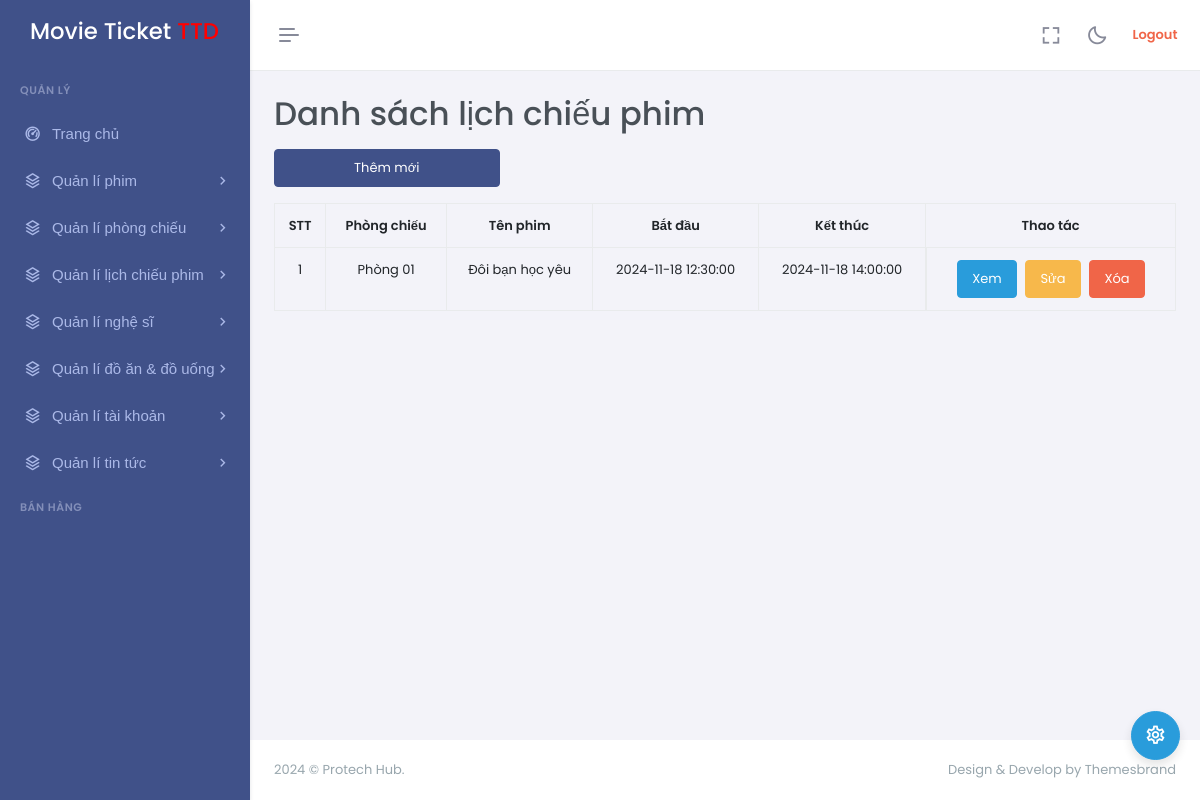
Before: /?mode=admin&action=schedules-list (signed in) with the older database file.
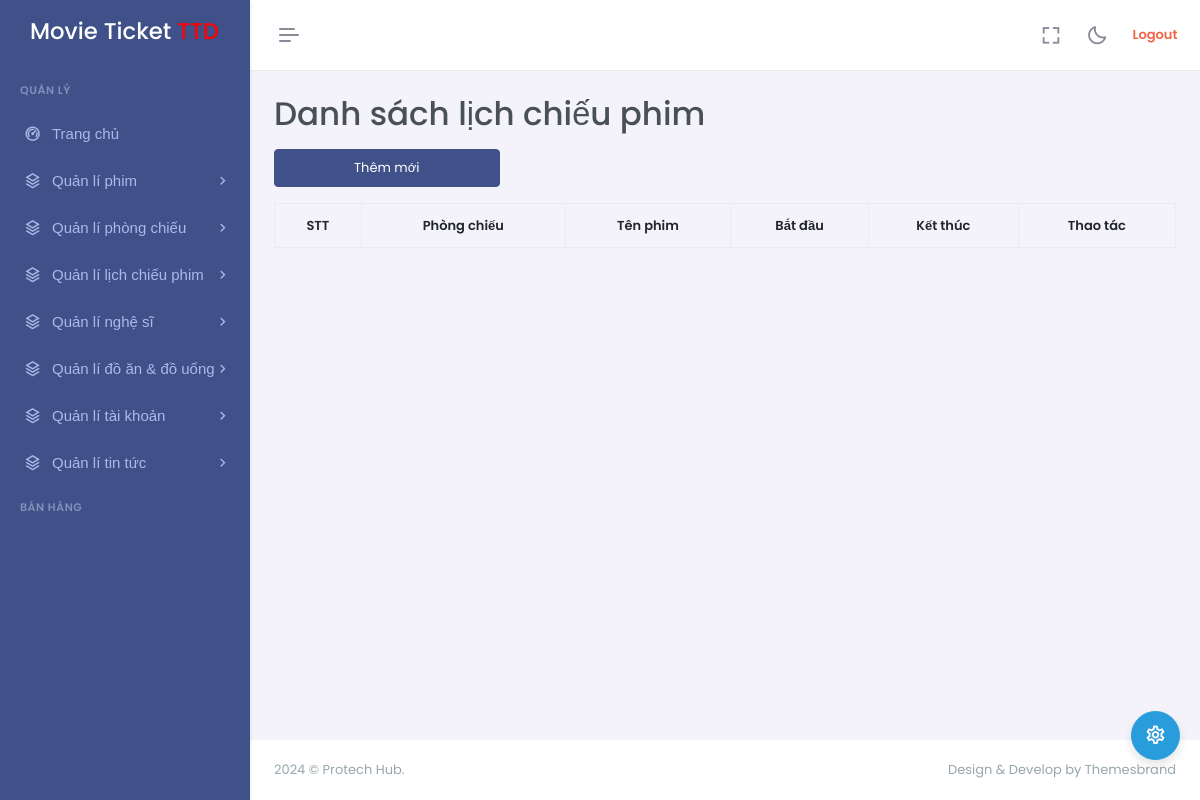
After: the same page with the newer database file.
### tables this page shows
CREATE TABLE `schedules` (
  `id` int NOT NULL,
  `room_id` int NOT NULL,
  `movie_id` int NOT NULL,
  `start_at` timestamp NOT NULL DEFAULT CURRENT_TIMESTAMP,
  `end_at` timestamp NOT NULL DEFAULT CURRENT_TIMESTAMP
);

CREATE TABLE `rooms` (
  `id` int NOT NULL,
  `name` varchar(50) NOT NULL,
  `type` varchar(50) NOT NULL,
  `description` varchar(255) NOT NULL,
  `total_seats` tinyint UNSIGNED NOT NULL
);

CREATE TABLE `movies` (
  `id` int NOT NULL,
  `name` varchar(255) NOT NULL,
  `description` varchar(255) NOT NULL,
  `duration` tinyint UNSIGNED NOT NULL,
  `release_date` date NOT NULL,
  `language` varchar(50) NOT NULL,
  `imageURL` varchar(255) DEFAULT NULL,
  `type` varchar(50) NOT NULL
);

### controllers/admin/ScheduleController.php (called while the page is built, shortened)
<?php
class ScheduleController
{
    private $schedule;
    public function __construct()
    {
        $this->schedule = new Schedule();
    }
    public function list()
    {
        $data = $this->schedule->getAll();
        require_once PATH_VIEW_ADMIN_MAIN;
    }
}
?>

### models/BaseModel.php (called while the page is built, shortened)
<?php
class BaseModel
{
    public function __construct()
    {
        $dsn = sprintf('mysql:host=%s;port=%s;dbname=%s;charset=utf8', DB_HOST, DB_PORT, DB_NAME);
        try {
            $this->pdo = new PDO($dsn, DB_USERNAME, DB_PASSWORD, DB_OBTIONS);
        } catch (PDOException $e) {
            die("Kết nối cơ sở dữ liệu thất bại: {$e->getMessage()}. Vui lòng thử lại sau.");
        }
    }
}

### models/Schedule.php (called while the page is built, shortened)
<?php
class Schedule extends BaseModel {
    public function getAll()
    {
        $sql = "
            SELECT
                s.id            s_id,
                r.id            r_id,
                m.id            m_id,
                s.start_at    s_start_at,
                s.end_at      s_end_at,
                r.name          r_name,
                m.name          m_name
            FROM schedules s
            JOIN rooms r ON r.id = s.room_id
            JOIN movies m ON m.id = s.movie_id
            ORDER BY s.id DESC
        ";
        $stmt = $this->pdo->prepare($sql);
        $stmt->execute();
        return $stmt->fetchAll();
    }
}
?>

### views/admin/schedules/list.php (the view, shortened to what this page needs)
<a href="<?= BASE_URL_ADMIN . '&action=schedules-create' ?>" class="w-25 btn btn-primary mb-3">Thêm mới</a>
<table class="table table-bordered">
    <thead>
        <tr>
            <th class="text-center">STT</th>
            <th class="text-center">Phòng chiếu</th>
            <th class="text-center">Tên phim</th>
            <th class="text-center">Bắt đầu</th>
            <th class="text-center">Kết thúc</th>
            <th class="text-center">Thao tác</th>
        </tr>
    </thead>
    <tbody>
        <?php $stt = 1;
        foreach ($data as $schedule): ?>
            <tr>
                <td class="text-center"><?= $stt++; ?></td>
                <td class="text-center"><?= $schedule['r_name'] ?></td>
                <td class="text-center"><?= $schedule['m_name'] ?></td>
                <td class="text-center"><?= $schedule['s_start_at'] ?></td>
                <td class="text-center"><?= $schedule['s_end_at'] ?></td>
                <td class="d-flex justify-content-center">
                    <a href="<?= BASE_URL_ADMIN . '&action=schedules-show&id=' . $schedule['s_id'] ?>"
                        class="btn btn-info">Xem</a>
                    <a href="<?= BASE_URL_ADMIN . '&action=schedules-updatePage&id=' . $schedule['s_id'] ?>"
                        class="btn btn-warning mx-2">Sửa</a>
                    <a href="<?= BASE_URL_ADMIN . '&action=schedules-delete&id=' . $schedule['s_id'] ?>"
                        onclick="return confirm('Bạn có chắc muốn xóa?')"
                        class="btn btn-danger">Xóa</a>
                </td>
            </tr>
        <?php endforeach; ?>
    </tbody>
</table>

Changed rows visible on the page:
removed schedules: room.name "Phòng 01", movie.name "Đôi bạn học yêu", start_at "2024-11-18 12:30:00", end_at "2024-11-18 14:00:00"
